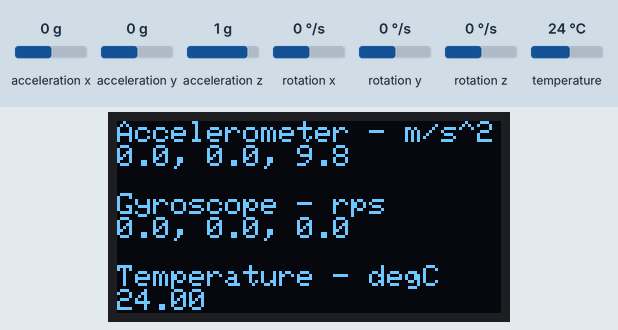
Recording of a sketch running on a simulated Arduino Uno, built with avr-gcc and run on an emulated ATmega328P. Shown: 128×64 one-colour display. The test bench sets the inputs (shaded band); at power-on: acceleration x 0 g, acceleration y 0 g, acceleration z 1 g, rotation x 0 °/s, rotation y 0 °/s, rotation z 0 °/s, temperature 24 °C. The display library's start-up logo is not drawn; what the sketch prints to the serial monitor is not drawn.

Above: at 1.7 s.
1.8 s: acceleration x set to -1.4 g
At 2.2 s:
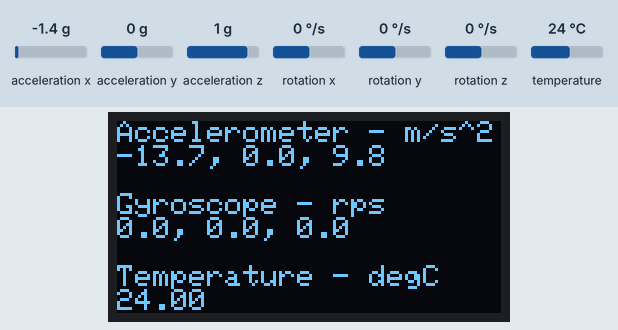
3.3 s: acceleration y set to -1.4 g
At 3.8 s:
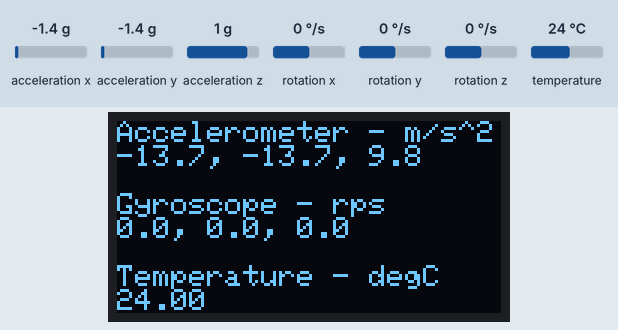
4.9 s: acceleration z set to -1.4 g
At 5.6 s:
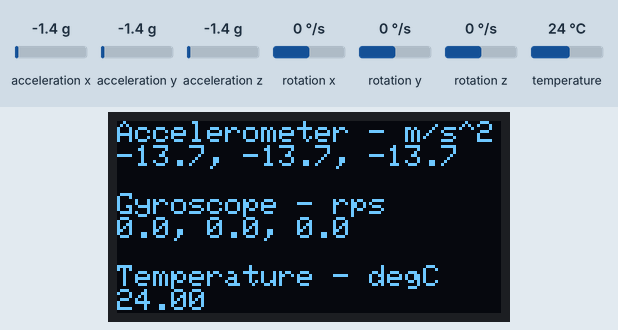
6.5 s: rotation x set to -192 °/s
At 7.4 s:
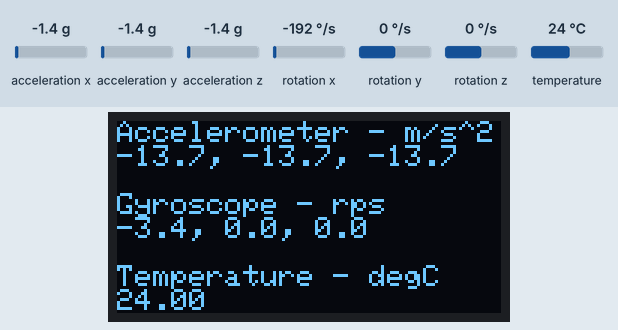
8.1 s: rotation y set to -192 °/s
At 9.2 s:
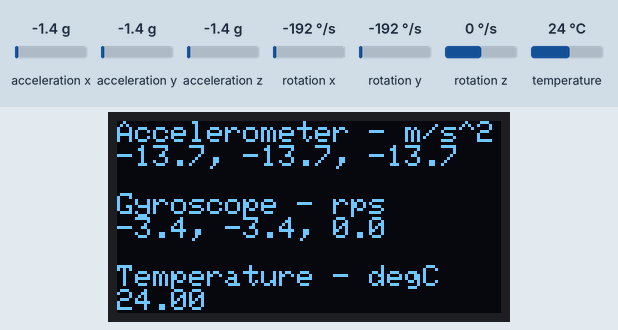
9.7 s: rotation z set to -192 °/s
At 11.1 s:
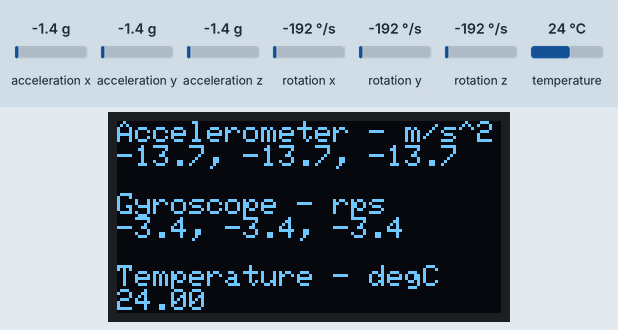
Timing chart, 0 to 12.3 s (numbered marks = the images above; inputs shaded):
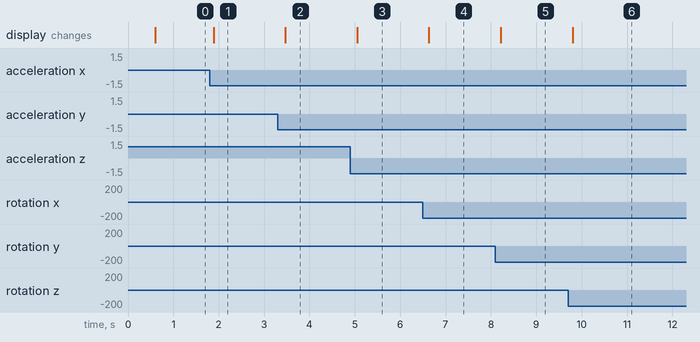

Measured:
- after the input at 1.8 s, the display: changes after 0.09 s (image 1)
- after the input at 3.3 s, the display: changes after 0.17 s (image 2)
- after the input at 4.9 s, the display: changes after 0.15 s (image 3)
- after the input at 6.5 s, the display: changes after 0.13 s (image 4)
- after the input at 8.1 s, the display: changes after 0.12 s (image 5)
- after the input at 9.7 s, the display: changes after 0.10 s (image 6)

The sketch:

mpu6050_and_display.ino
```cpp
  #include <Adafruit_MPU6050.h>
  #include <Adafruit_SSD1306.h>
  #include <Adafruit_Sensor.h>

  Adafruit_MPU6050 mpu;
  Adafruit_SSD1306 display = Adafruit_SSD1306(128, 64, &Wire);

  void setup() {
    Serial.begin(115200);
    // while (!Serial);
    Serial.println("MPU6050 OLED demo");

    if (!mpu.begin()) {
      Serial.println("Sensor init failed");
      while (1)
        yield();
    }
    Serial.println("Found a MPU6050 sensor");

    // SSD1306_SWITCHCAPVCC = generate display voltage from 3.3V internally
    if (!display.begin(SSD1306_SWITCHCAPVCC, 0x3C)) { // Address 0x3C for 128x64
      Serial.println(F("SSD1306 allocation failed"));
      for (;;)
        ; // Don't proceed, loop forever
    }
    display.display();
    delay(500); // Pause for 2 seconds
    display.setTextSize(1);
    display.setTextColor(WHITE);
    display.setRotation(0);
  }

  void loop() {
    sensors_event_t a, g, temp;
    mpu.getEvent(&a, &g, &temp);

    display.clearDisplay();
    display.setCursor(0, 0);

    Serial.print("Accelerometer ");
    Serial.print("X: ");
    Serial.print(a.acceleration.x, 1);
    Serial.print(" m/s^2, ");
    Serial.print("Y: ");
    Serial.print(a.acceleration.y, 1);
    Serial.print(" m/s^2, ");
    Serial.print("Z: ");
    Serial.print(a.acceleration.z, 1);
    Serial.println(" m/s^2");

    display.println("Accelerometer - m/s^2");
    display.print(a.acceleration.x, 1);
    display.print(", ");
    display.print(a.acceleration.y, 1);
    display.print(", ");
    display.print(a.acceleration.z, 1);
    display.println("");
    display.println("");

    Serial.print("Gyroscope ");
    Serial.print("X: ");
    Serial.print(g.gyro.x, 1);
    Serial.print(" rps, ");
    Serial.print("Y: ");
    Serial.print(g.gyro.y, 1);
    Serial.print(" rps, ");
    Serial.print("Z: ");
    Serial.print(g.gyro.z, 1);
    Serial.println(" rps");

    display.println("Gyroscope - rps");
    display.print(g.gyro.x, 1);
    display.print(", ");
    display.print(g.gyro.y, 1);
    display.print(", ");
    display.print(g.gyro.z, 1);
    display.println("");
    display.println("");

    Serial.print("Temperature: ");
    Serial.print(temp.temperature);
    Serial.println(" degC");

    display.println("Temperature - degC");
    display.print(temp.temperature);

    display.display();
    delay(100);
  }
```
